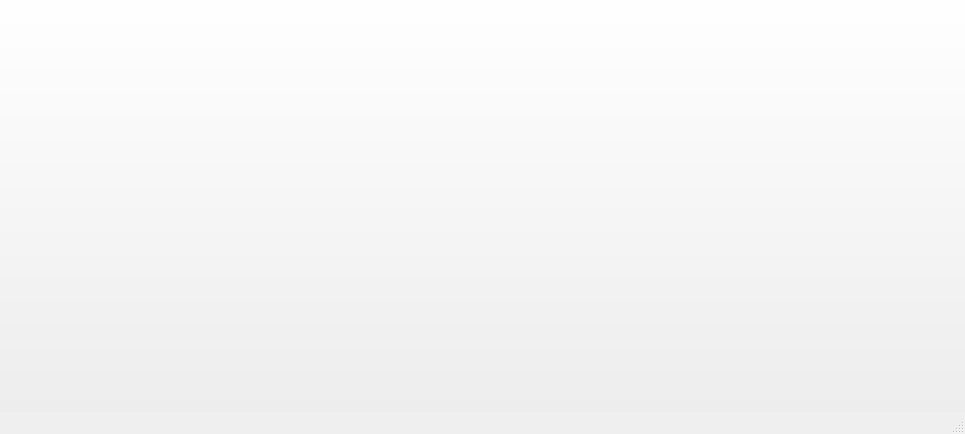
<?xml version="1.0" encoding="UTF-8"?>
<ui version="4.0">
 <class>galleryPage</class>
 <widget class="QMainWindow" name="galleryPage">
  <property name="geometry">
   <rect>
    <x>0</x>
    <y>0</y>
    <width>965</width>
    <height>434</height>
   </rect>
  </property>
  <property name="windowTitle">
   <string>MainWindow</string>
  </property>
  <widget class="QWidget" name="centralwidget">
   <widget class="QPushButton" name="page">
    <property name="enabled">
     <bool>true</bool>
    </property>
    <property name="geometry">
     <rect>
      <x>-10</x>
      <y>-10</y>
      <width>981</width>
      <height>431</height>
     </rect>
    </property>
    <property name="styleSheet">
     <string notr="true"/>
    </property>
    <property name="text">
     <string/>
    </property>
    <property name="icon">
     <iconset resource="resources.qrc">
      <normaloff>:/images/gallery1.jpg</normaloff>:/images/gallery1.jpg</iconset>
    </property>
    <property name="iconSize">
     <size>
      <width>962</width>
      <height>700</height>
     </size>
    </property>
   </widget>
   <widget class="QPushButton" name="prevPageButton">
    <property name="enabled">
     <bool>true</bool>
    </property>
    <property name="geometry">
     <rect>
      <x>30</x>
      <y>180</y>
      <width>71</width>
      <height>41</height>
     </rect>
    </property>
    <property name="cursor">
     <cursorShape>PointingHandCursor</cursorShape>
    </property>
    <property name="styleSheet">
     <string notr="true">border:0;</string>
    </property>
    <property name="text">
     <string/>
    </property>
    <property name="icon">
     <iconset resource="resources.qrc">
      <normaloff>:/images/prev.png</normaloff>:/images/prev.png</iconset>
    </property>
    <property name="iconSize">
     <size>
      <width>44</width>
      <height>38</height>
     </size>
    </property>
   </widget>
   <widget class="QPushButton" name="nextPageButton">
    <property name="enabled">
     <bool>true</bool>
    </property>
    <property name="geometry">
     <rect>
      <x>870</x>
      <y>180</y>
      <width>71</width>
      <height>41</height>
     </rect>
    </property>
    <property name="cursor">
     <cursorShape>PointingHandCursor</cursorShape>
    </property>
    <property name="styleSheet">
     <string notr="true">border:0;</string>
    </property>
    <property name="text">
     <string/>
    </property>
    <property name="icon">
     <iconset resource="resources.qrc">
      <normaloff>:/images/next.png</normaloff>:/images/next.png</iconset>
    </property>
    <property name="iconSize">
     <size>
      <width>44</width>
      <height>38</height>
     </size>
    </property>
   </widget>
  </widget>
  <widget class="QMenuBar" name="menubar">
   <property name="geometry">
    <rect>
     <x>0</x>
     <y>0</y>
     <width>965</width>
     <height>21</height>
    </rect>
   </property>
  </widget>
  <widget class="QStatusBar" name="statusbar"/>
 </widget>
 <resources>
  <include location="resources.qrc"/>
 </resources>
 <connections/>
</ui>
